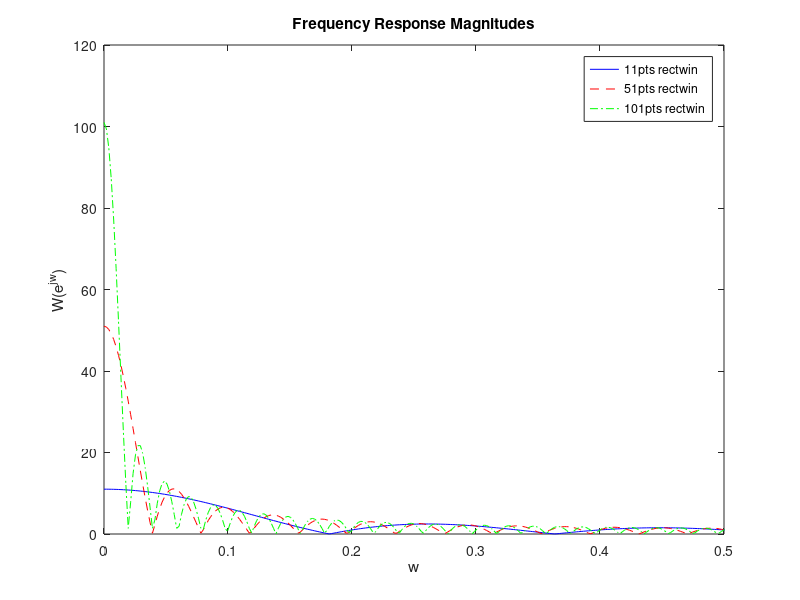
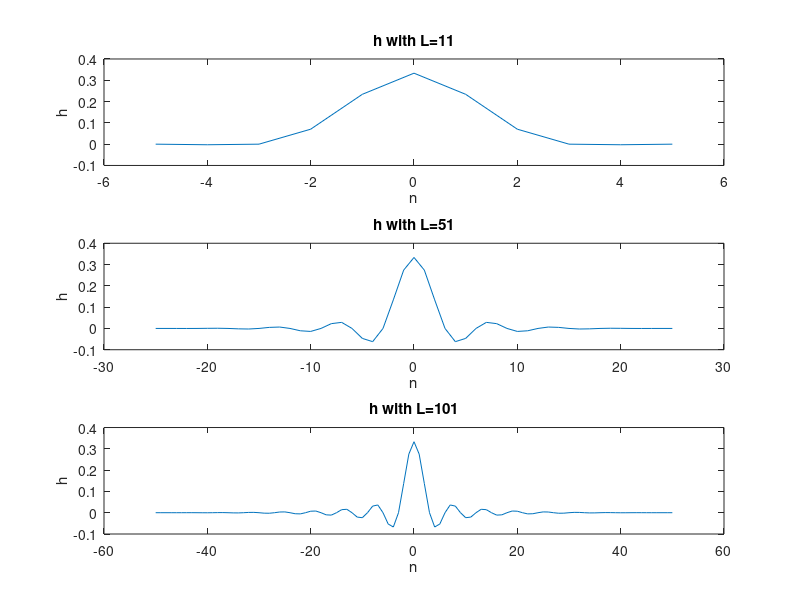
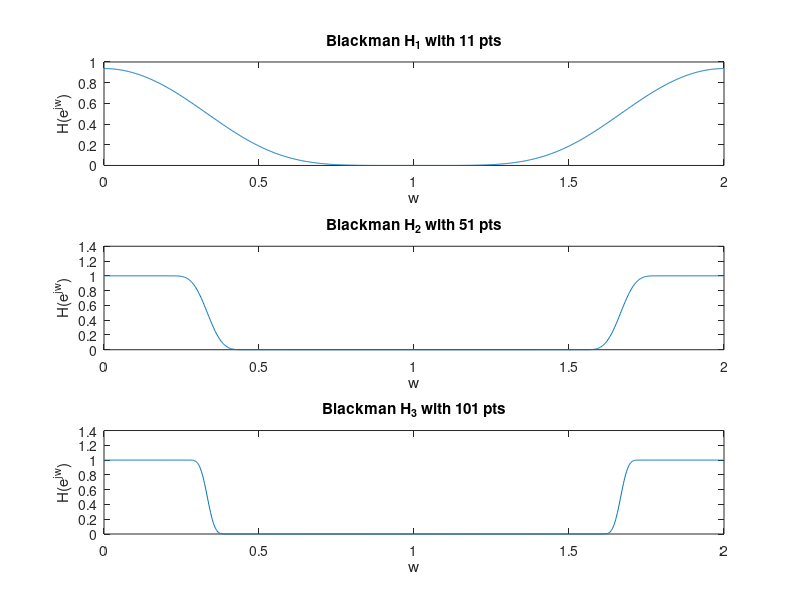
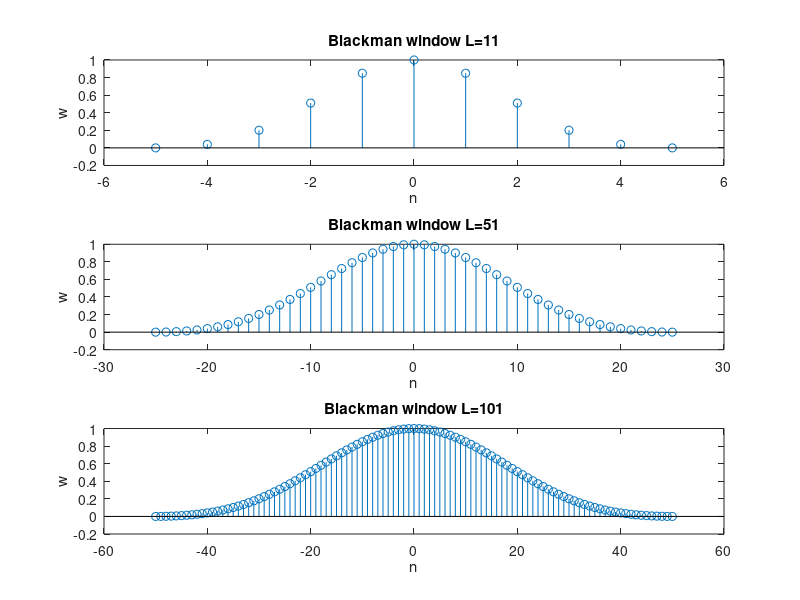

Write MATLAB code to recreate these figures, in order. (Note: this script raises an error after producing the figures.)
%---------------------------------------------------------
% 2. FIR Filter Design via the Window method
%---------------------------------------------------------
%---------------------------------------------------------
%% 2.b
%---------------------------------------------------------
wrect11 = rectwin(11);
wrect51 = rectwin(51);
wrect101 = rectwin(101);
[W11, w11] = freqz(wrect11, 1, 1024, 'whole');
[W51, w51] = freqz(wrect51, 1, 1024, 'whole');
[W101, w101] = freqz(wrect101, 1, 1024, 'whole');
figure(1);
plot(w11/pi, abs(W11), 'b-', w51/pi, abs(W51), 'r--', w101/pi, abs(W101), 'g-.');
legend('11pts rectwin', '51pts rectwin', '101pts rectwin');
title('Frequency Response Magnitudes'); xlabel('w'); ylabel('W(e^{jw})');
axis([0 0.5 0 120]);

%---------------------------------------------------------
%% 2.c.i
%---------------------------------------------------------
wc = pi/3;
M = [5 25 50];
inc = 1;
for i=1:3
    n1 = -M(i):inc:-inc;
    n2 = inc:inc:M(i);
    n0 = 0;
    h_n1 = sin(wc*n1)./(pi*n1);
    h_lhopital = wc*cos(wc*n0)/pi;
    h_n2 = sin(wc*n2)./(pi*n2);
    h = [h_n1 h_lhopital h_n2];
    n = -M(i):inc:M(i);
    figure(2);
    subplot(3,1,i);
    stem(n, h);
    title(['h_',num2str(i),'[n] with ',num2str(M(i)*2+1),' pts']); xlabel('n'); ylabel('h[n]');
%---------------------------------------------------------
% 2.c.ii
%---------------------------------------------------------
    figure(3);
    subplot(3,1,i);
    [H, w] = freqz(h, 1, 1024, 'whole');
    plot(w/pi, abs(H));
    title(['H_',num2str(i),' with ',num2str(M(i)*2+1),' pts']); xlabel('w'); ylabel('H(e^{jw})');
    plot(w/pi, 10*log10(abs(H)));
    title(['Rectangular window with ',num2str(M(i)*2+1),' pts']); xlabel('w'); ylabel('20log10(abs(H))');
end
%---------------------------------------------------------
%% 2.d.i
%---------------------------------------------------------
n11 = -5:5;
wblkman11 = blackman(11);
n51 = -25:25;
wblkman51 = blackman(51);
n101 = -50:50;
wblkman101 = blackman(101);
figure(4);
subplot(3,1,1);
stem(n11, wblkman11);
title('Blackman window L=11');xlabel('n');ylabel('w');
subplot(3,1,2);
stem(n51, wblkman51);
title('Blackman window L=51');xlabel('n');ylabel('w');
subplot(3,1,3);
stem(n101, wblkman101);
title('Blackman window L=101');xlabel('n');ylabel('w');
%---------------------------------------------------------
% 2.d.ii
%---------------------------------------------------------
[Wbm11, w11] = freqz(wblkman11, 1, 1024, 'whole');
[Wbm51, w51] = freqz(wblkman51, 1, 1024, 'whole');
[Wbm101, w101] = freqz(wblkman101, 1, 1024, 'whole');
figure(5);
subplot(3,1,1);
plot(w11/pi, 10*log10(abs(Wbm11)));
title('Blackman Freq. Resp. Magnitudes L=11'); xlabel('w'); ylabel('20log10(abs(W))');
subplot(3,1,2);
plot(w51/pi, 10*log10(abs(Wbm51)));
title('Blackman Freq. Resp. Magnitudes L=51'); xlabel('w'); ylabel('20log10(abs(W))');
subplot(3,1,3);
plot(w101/pi, 10*log10(abs(Wbm101)));
title('Blackman Freq. Resp. Magnitudes L=101'); xlabel('w'); ylabel('20log10(abs(W))');
%---------------------------------------------------------
%% 2.d.iii
%---------------------------------------------------------
wc = pi/3;
M = [5 25 50];
inc = 1;
for i=1:3
    n1 = -M(i):inc:-inc;
    n2 = inc:inc:M(i);
    n0 = 0;
    h_n1 = sin(wc*n1)./(pi*n1);
    h_lhopital = wc*cos(wc*n0)/pi;
    h_n2 = sin(wc*n2)./(pi*n2);
    hlpf = [h_n1 h_lhopital h_n2];
    n = [n1 n0 n2];
    wbm = blackman(M(i)*2+1);
    h = wbm'.*hlpf;
    figure(2);
    subplot(3,1,i);
    plot(n, h);
    title(['h with L=',num2str(M(i)*2+1)]); xlabel('n'); ylabel('h');
    [H, w] = freqz(h, 1, 1024, 'whole');
    figure(3);
    subplot(3,1,i);
    plot(w/pi, abs(H));
    title(['Blackman H_',num2str(i),' with ',num2str(M(i)*2+1),' pts']); xlabel('w'); ylabel('H(e^{jw})');
end
%---------------------------------------------------------
%% 2.f
%---------------------------------------------------------
M = [5 25 50];
wc = pi/3;
for i=1:3
    [h, n] = fir_lpf(wc, M(i), @blackman);
    subplot(3, 1, i);
    plot(n, h);
    title(['Function output with L=',num2str(M(i)*2+1)]); xlabel('n'); ylabel('h');
end

